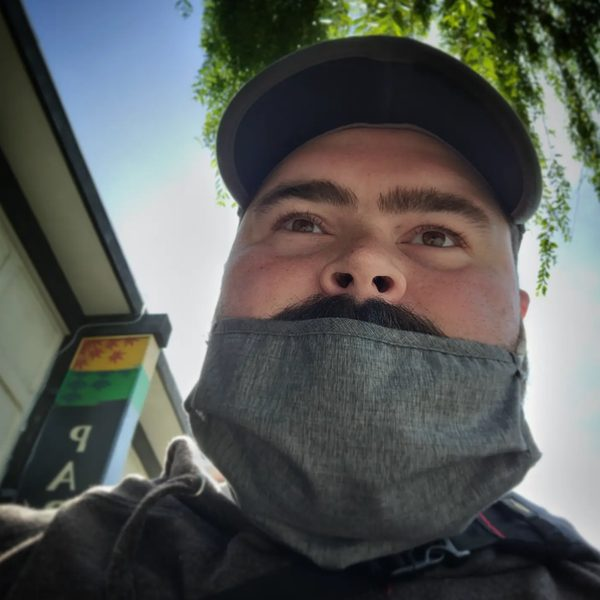
#> input picture profile_pic/joe3.jpg, 600 x 600 px, given as the content of the folder ../profile_pic/joe3.jpg, which was not available
$ python light_edit.py ../profile_pic/joe3.jpg ../profile_pic/joe4.jpg
#> lines starting #> are read from the running program, lines starting #| are printed output that depends on the picture; pictures that were not available may be replaced by others from this repository, and a replacement may not be noted
#> further down, im is the input picture: PIL image 600x600 RGB; mean R, G, B 89.1, 91.7, 89
"""Gentle levels and a midtone lift for dark or flat JPGs.

    python light_edit.py staged_photos/ edited_photos/

Writes edited copies; originals are never touched. Run it on the staged
full-size frames BEFORE prep_photos.py, then prep the edited folder.
Add slugs to SKIP for frames that are already well exposed or dark on purpose.
Always look at a before/after of every changed frame before publishing.
"""
import glob, os, sys
import numpy as np
from PIL import Image, ImageOps, ImageEnhance

SKIP = set()  # slugs to leave alone, e.g. {'muir-woods-canopy'}

def edit(im):
    a = np.asarray(im, dtype=np.float32) / 255
    lum = a @ np.array([0.299, 0.587, 0.114], dtype=np.float32)
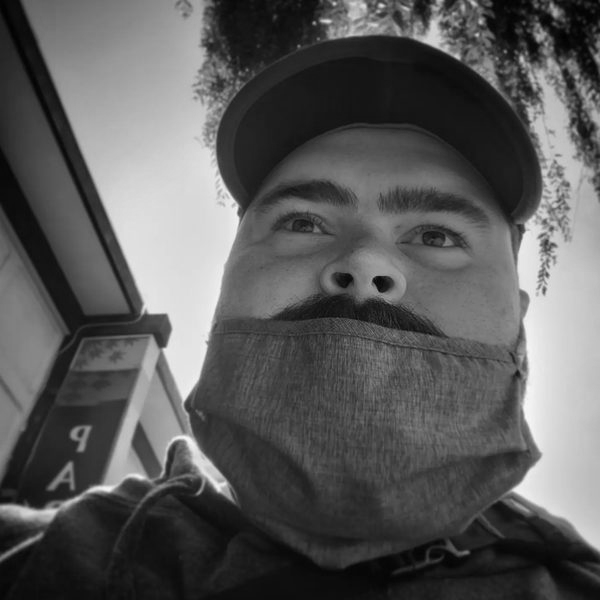
#> lum: shape (600, 600) float32; min 0.0046, max 0.977, mean 0.355
    small = lum[::8, ::8]
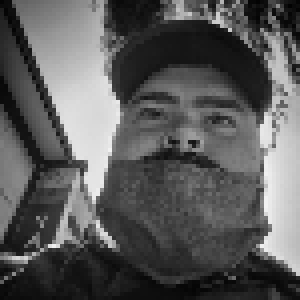
#> small: shape (75, 75) float32 (shown 4 times larger); min 0.0115, max 0.954, mean 0.354
    lo, hi = np.percentile(small, [0.5, 99.5])
#> lo = 0.0323; hi = 0.917
    hi = max(hi, 0.80)                    # never stretch a dim highlight all the way to white
    lo = min(lo, 0.06)                    # keep real blacks
    a = np.clip((a - lo) / (hi - lo), 0, 1)
    med = np.median(np.clip((small - lo) / (hi - lo), 0, 1))
#> med = 0.293
    g = np.clip(np.log(0.46) / np.log(max(med, 1e-3)), 0.72, 1.0) if med < 0.46 else 1.0
#> g = 0.72
    a = a ** g
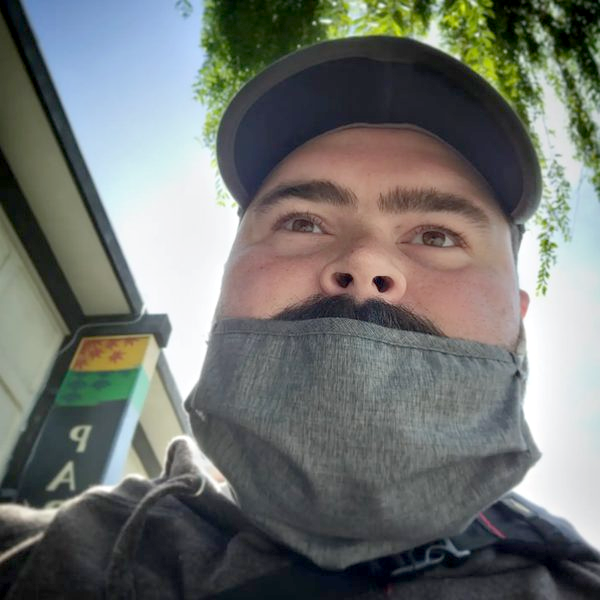
#> a: shape (600, 600, 3) float32; mean R, G, B 0.446, 0.458, 0.444
    out = Image.fromarray((a * 255 + .5).astype(np.uint8))
    return ImageEnhance.Color(out).enhance(1.06), (lo, hi, g)

src, dst = sys.argv[1], sys.argv[2]
os.makedirs(dst, exist_ok=True)
for f in sorted(glob.glob(src + '/*.jpg')):
    n = os.path.basename(f)[:-4]
    im = Image.open(f); exif = im.info.get('exif')
    im = ImageOps.exif_transpose(im).convert('RGB')
    if n in SKIP:
        im.save(os.path.join(dst, n + '.jpg'), quality=95); print(n, 'unchanged'); continue
    out, (lo, hi, g) = edit(im)
#> lo = 0.0323; hi = 0.917; g = 0.72
    out.save(os.path.join(dst, n + '.jpg'), quality=95)
    print('%-20s black %.2f white %.2f gamma %.2f' % (n, lo, hi, g))
#| joe3                 black 0.03 white 0.92 gamma 0.72

$ run again, on profile_pic/joe5.jpg
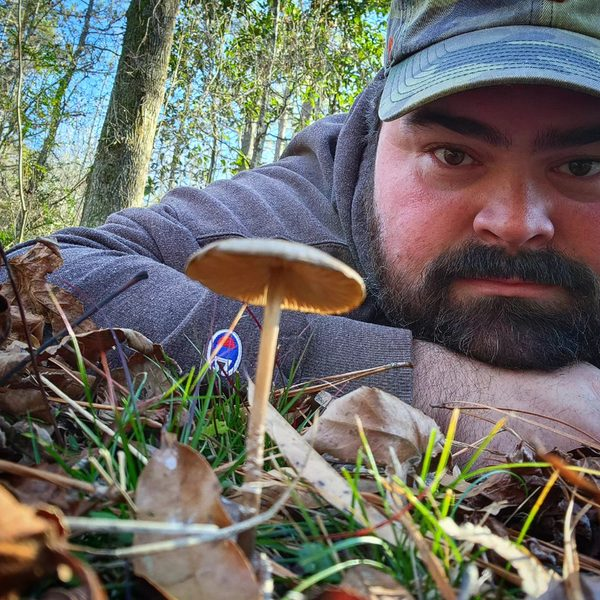
#> input picture profile_pic/joe5.jpg, 600 x 600 px, given as the content of the folder ../profile_pic/joe5.jpg, which was not available
#> im is the input picture: PIL image 600x600 RGB; mean R, G, B 109.7, 107.7, 101.5
#> in edit, `lum = a @ np.array([0.299, 0.587, 0.114], dtype=np.float32)`:
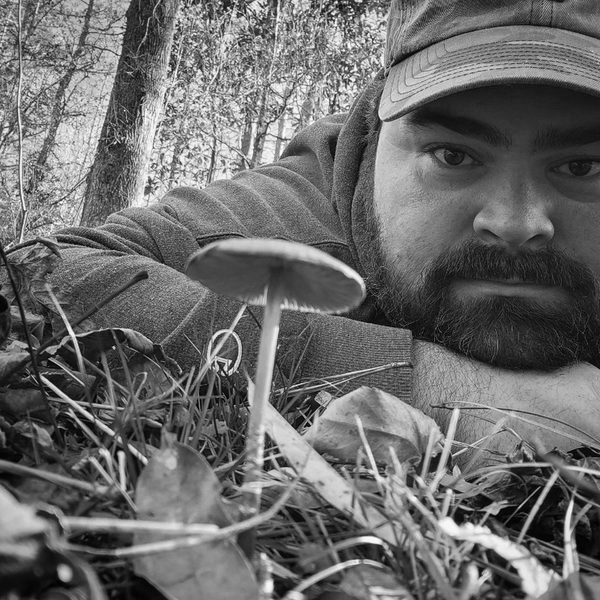
#> lum: shape (600, 600) float32; min 0, max 0.995, mean 0.422
#> in edit, `small = lum[::8, ::8]`:
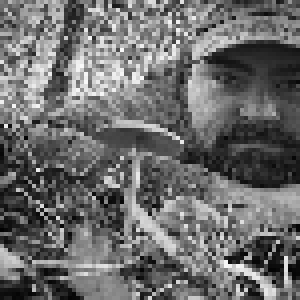
#> small: shape (75, 75) float32 (shown 4 times larger); min 0.00816, max 0.978, mean 0.424
#> in edit, `lo, hi = np.percentile(small, [0.5, 99.5])`: lo = 0.0351; hi = 0.94
#> med = 0.417
#> in edit, `g = np.clip(np.log(0.46) / np.log(max(med, 1e-3)), 0.72, 1.0) if med <..`: g = 0.887
#> `out, (lo, hi, g) = edit(im)`: lo = 0.0351; hi = 0.94; g = 0.887
#| joe5                 black 0.04 white 0.94 gamma 0.89
